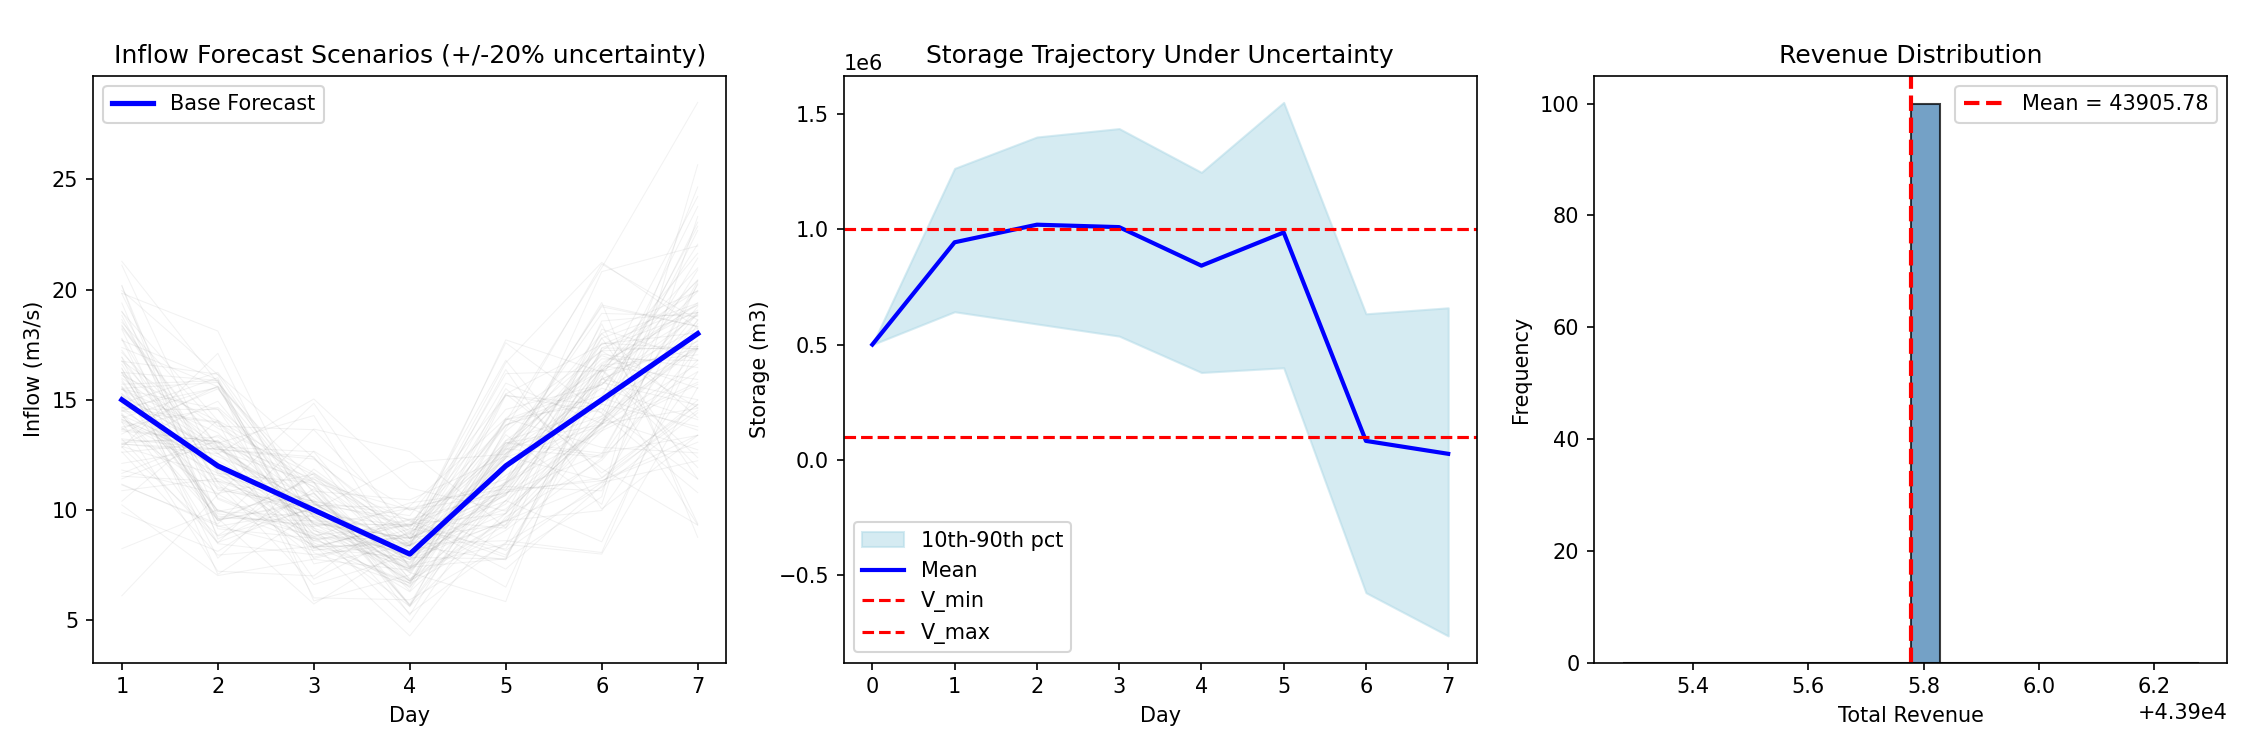

The Python source for this figure:
"""Monte Carlo inflow uncertainty analysis for Experiment 3."""

from __future__ import annotations

from pathlib import Path

import matplotlib

matplotlib.use("Agg")

import matplotlib.pyplot as plt
import numpy as np
import pandas as pd

from reservoir_extensions import evaluate_robust_schedule, generate_inflow_scenarios
from reservoir_optimize import INFLOWS, V_MAX, V_MIN, optimize_schedule


ROOT = Path(__file__).resolve().parent


def main() -> None:
    scenarios = generate_inflow_scenarios(INFLOWS, sigma=0.20, n_scenarios=100, seed=42)
    base = optimize_schedule()
    robustness = evaluate_robust_schedule(base.releases, scenarios)
    try:
        robustness.to_csv(ROOT / "uncertainty_analysis.csv", index=False)
    except PermissionError:
        robustness.to_csv(ROOT / "uncertainty_analysis_latest.csv", index=False)

    storage_paths = []
    for inflow in scenarios:
        storage_paths.append(np.r_[500_000.0, 500_000.0 + np.cumsum((inflow - base.releases) * 86_400.0)])
    storage_arr = np.asarray(storage_paths)
    days = np.arange(0, 8)

    fig, axes = plt.subplots(1, 3, figsize=(15, 5))
    for scenario in scenarios:
        axes[0].plot(np.arange(1, 8), scenario, color="gray", alpha=0.1, linewidth=0.5)
    axes[0].plot(np.arange(1, 8), INFLOWS, color="blue", linewidth=2.5, label="Base Forecast")
    axes[0].set_title("Inflow Forecast Scenarios (+/-20% uncertainty)")
    axes[0].set_xlabel("Day")
    axes[0].set_ylabel("Inflow (m3/s)")
    axes[0].legend()

    axes[1].fill_between(days, np.percentile(storage_arr, 10, axis=0), np.percentile(storage_arr, 90, axis=0), color="lightblue", alpha=0.5, label="10th-90th pct")
    axes[1].plot(days, storage_arr.mean(axis=0), color="blue", linewidth=2, label="Mean")
    axes[1].axhline(V_MIN, color="red", linestyle="--", label="V_min")
    axes[1].axhline(V_MAX, color="red", linestyle="--", label="V_max")
    axes[1].set_title("Storage Trajectory Under Uncertainty")
    axes[1].set_xlabel("Day")
    axes[1].set_ylabel("Storage (m3)")
    axes[1].legend()

    axes[2].hist(robustness["revenue"], bins=20, color="steelblue", edgecolor="black", alpha=0.75)
    axes[2].axvline(robustness["revenue"].mean(), color="red", linestyle="--", linewidth=2, label=f"Mean = {robustness['revenue'].mean():.2f}")
    axes[2].set_title("Revenue Distribution")
    axes[2].set_xlabel("Total Revenue")
    axes[2].set_ylabel("Frequency")
    axes[2].legend()

    fig.tight_layout()
    try:
        fig.savefig(ROOT / "uncertainty_analysis.png", dpi=150)
    except PermissionError:
        fig.savefig(ROOT / "uncertainty_analysis_latest.png", dpi=150)
    plt.close(fig)
    print("Uncertainty table saved to uncertainty_analysis.csv")
    print("Plot saved to uncertainty_analysis.png")


if __name__ == "__main__":
    main()
